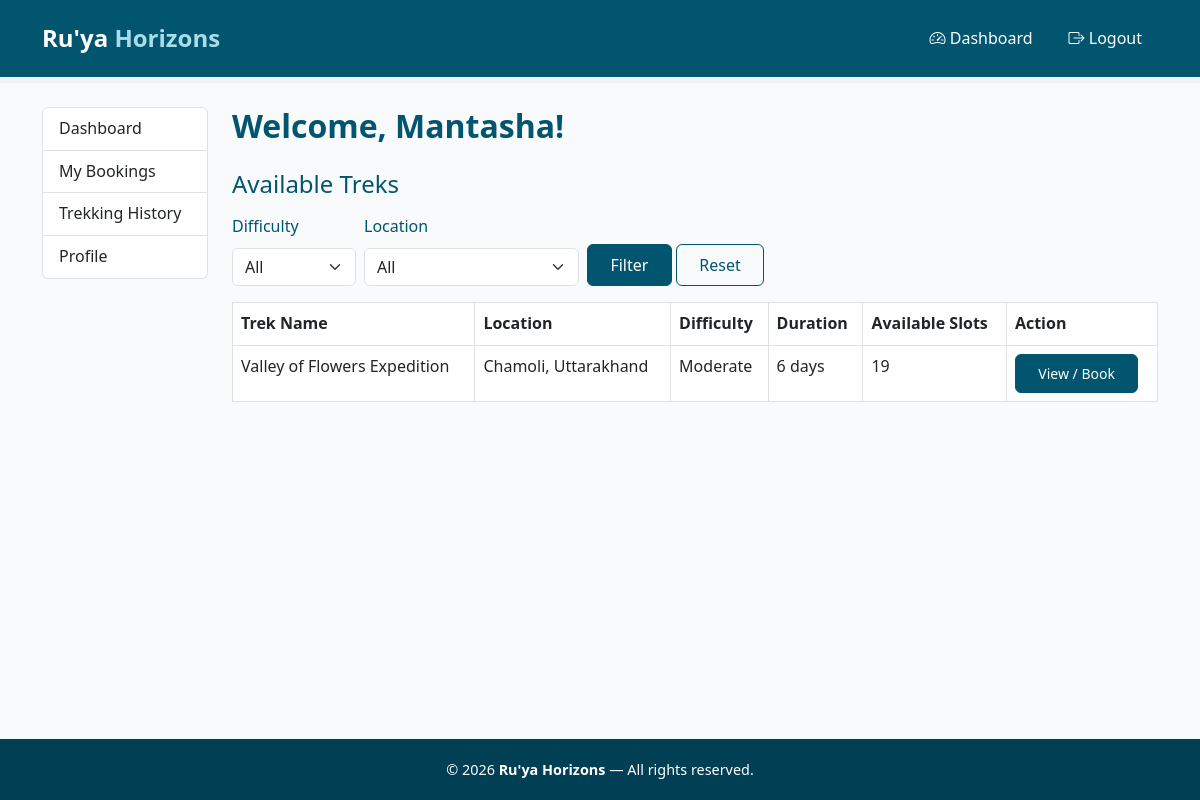
Page /user/dashboard (signed in) on the earlier database version.
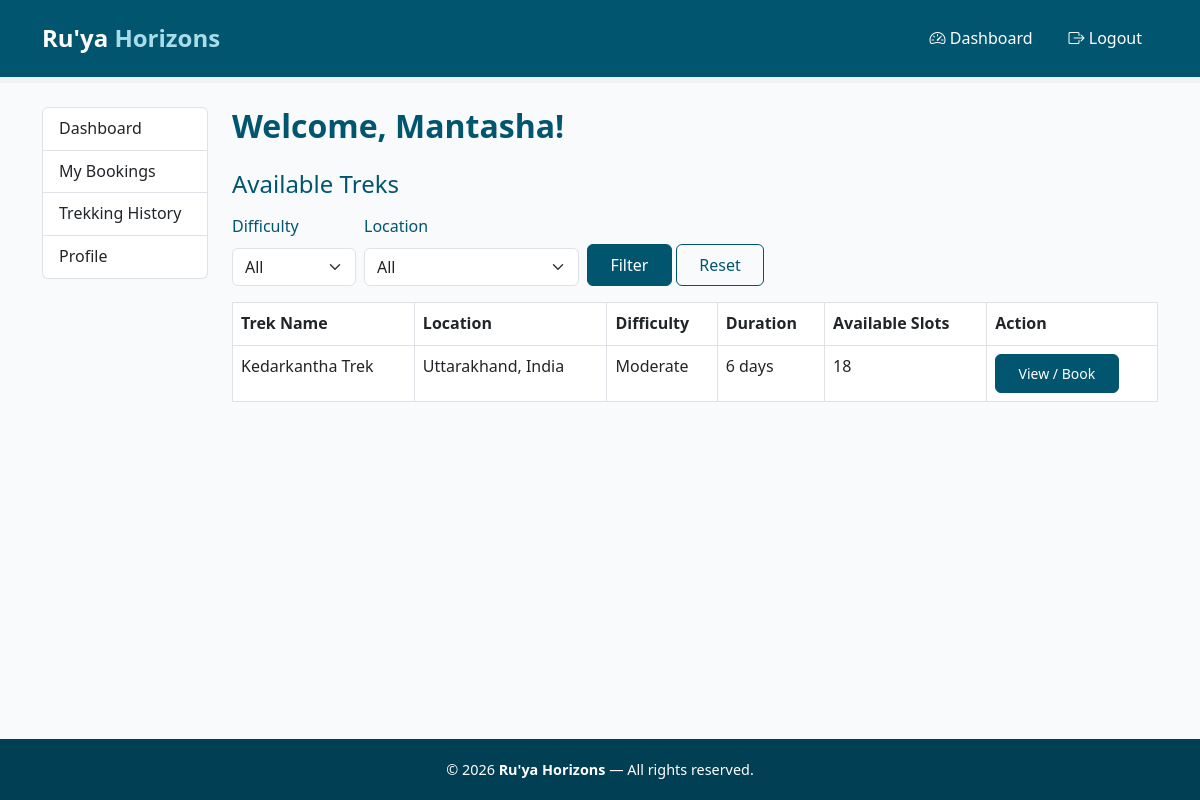
Same page on the later database version.
### models.py (models this page shows)
class Trek(db.Model):
    __tablename__ = 'trek'
    id = db.Column(db.Integer, primary_key=True)
    name = db.Column(db.String(150), nullable=False)
    location = db.Column(db.String(150), nullable=False)
    difficulty = db.Column(db.String(50), nullable=False)
    duration = db.Column(db.Integer, nullable=False)
    total_slots = db.Column(db.Integer, nullable=False)
    available_slots = db.Column(db.Integer, nullable=False)
    status = db.Column(db.String(50), default='Pending') # pending, approved, open, closed, completed
    start_date = db.Column(db.Date, nullable=False)
    end_date = db.Column(db.Date, nullable=False)
    description = db.Column(db.Text, nullable=False)
    price = db.Column(db.Float, nullable=False)
    assigned_staff_id = db.Column(db.Integer, db.ForeignKey('staff.id'), nullable=True)
    bookings = db.relationship('Booking', backref='trek', lazy=True)

### app.py (the view)
@app.route('/user/dashboard')
@login_required
def user_dashboard():
    if current_user.role != 'trekker':
        return "Access denied: Trekkers only", 403
    difficulty_filter = request.args.get('difficulty', '')
    location_filter = request.args.get('location', '')
    treks_query = Trek.query.filter_by(status='Open')
    if difficulty_filter:
        treks_query = treks_query.filter_by(difficulty=difficulty_filter)
    if location_filter:
        treks_query = treks_query.filter_by(location=location_filter)
    available_treks = treks_query.all()
    all_locations = db.session.query(Trek.location).distinct().all()
    locations = [loc[0] for loc in all_locations]
    return render_template('user_dashboard.html',
                            available_treks=available_treks,
                            locations=locations,
                            selected_difficulty=difficulty_filter,
                            selected_location=location_filter)

### app.py (called while the page is built)
@login_manager.user_loader
def load_user(user_id):
    return User.query.get(int(user_id))

### templates/user_dashboard.html (shortened to what this page needs)
{% extends "base.html" %}
{% block content %}
<div class="container my-4">
    <div class="row">
        {% include "user_sidebar.html" %}
        <div class="col-md-9 col-lg-10">
            <h2 class="page-heading">Welcome, {{ current_user.username }}!</h2>
            <h4 class="mt-4">Available Treks</h4>
            <form method="GET" class="row g-2 align-items-end mt-2 mb-3">
                <div class="col-auto">
                    <label class="form-label">Difficulty</label>
                    <select name="difficulty" class="form-select">
                        <option value="">All</option>
                    </select>
                </div>
                <div class="col-auto">
                    <label class="form-label">Location</label>
                    <select name="location" class="form-select">
                        <option value="">All</option>
                    </select>
                </div>
                <div class="col-auto">
                    <button type="submit" class="btn btn-primary">Filter</button>
                    <a href="{{ url_for('user_dashboard') }}" class="btn btn-outline-primary">Reset</a>
                </div>
            </form>
            {% if available_treks %}
            <table class="table table-bordered">
                <thead>
                    <tr>
                        <th>Trek Name</th>
                        <th>Location</th>
                        <th>Difficulty</th>
                        <th>Duration</th>
                        <th>Available Slots</th>
                        <th>Action</th>
                    </tr>
                </thead>
                <tbody>
                    {% for trek in available_treks %}
                    <tr>
                        <td>{{ trek.name }}</td>
                        <td>{{ trek.location }}</td>
                        <td>{{ trek.difficulty }}</td>
                        <td>{{ trek.duration }} days</td>
                        <td>{{ trek.available_slots }}</td>
                        <td>
                            <a href="{{ url_for('user_trek_details', trek_id=trek.id) }}"
                               class="btn btn-sm btn-primary">View / Book</a>
                        </td>
                    </tr>
                    {% endfor %}
                </tbody>
            </table>
            {% else %}
            <p>No treks match your search right now.</p>
            {% endif %}
        </div>
    </div>
</div>
{% endblock %}

Differences in the rows shown:
changed Trek "Moderate": name "Valley of Flowers Expedition" → "Kedarkantha Trek"; location "Chamoli, Uttarakhand" → "Uttarakhand, India"; available_slots "19" → "18"
